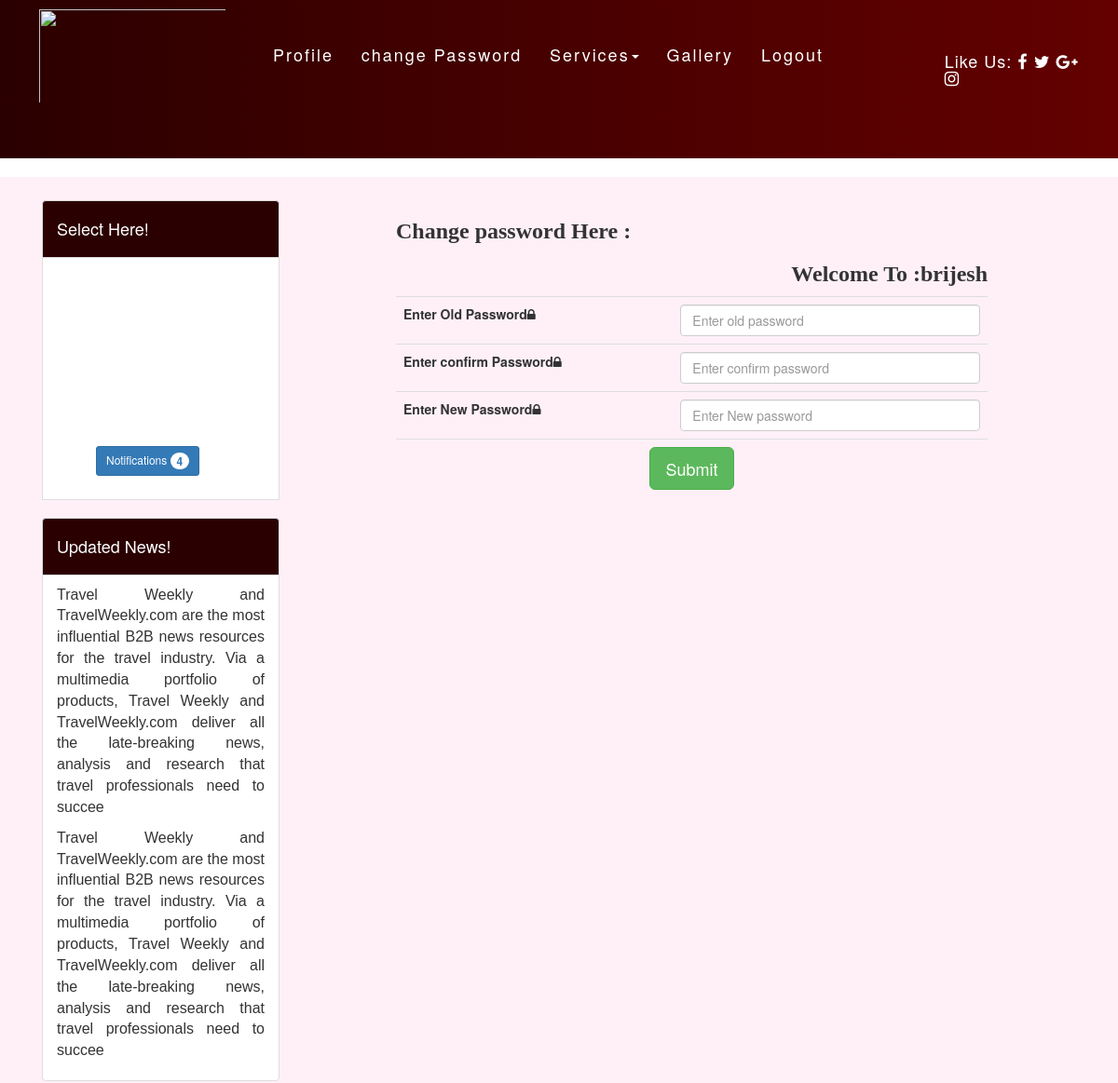
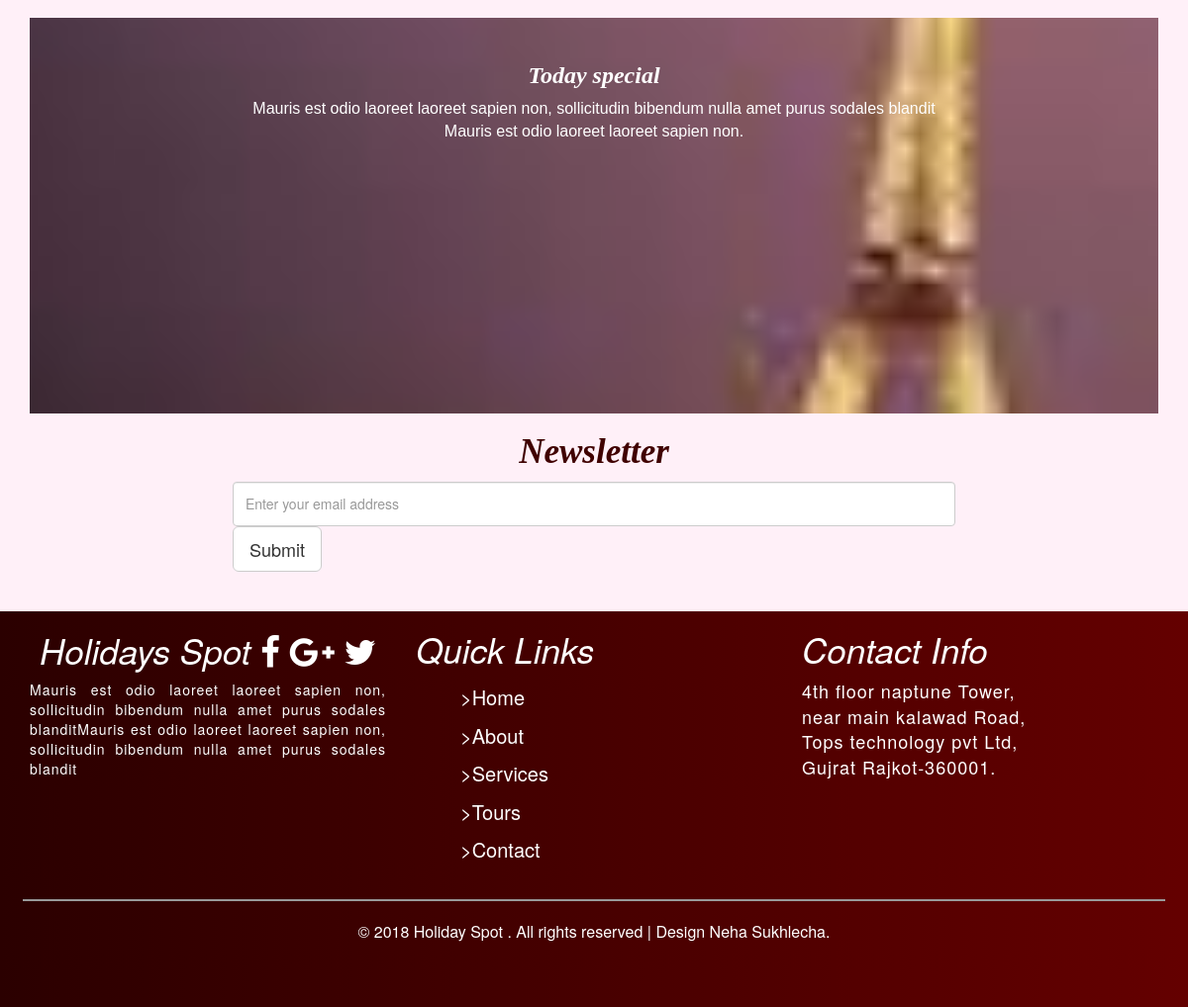
The page /changepassword.php (signed in) on the database its author committed (2 pictures, top to bottom).
### tables this page shows
CREATE TABLE `news` (
  `nwid` int(11) NOT NULL,
  `ntitle` varchar(255) NOT NULL,
  `ndescription` text NOT NULL
);

### changepassword.php (the view, shortened to what this page needs)
<?php
include("config.php");
?>
<!DOCTYPE html PUBLIC "-//W3C//DTD XHTML 1.0 Transitional//EN" "http://www.w3.org/TR/xhtml1/DTD/xhtml1-transitional.dtd">
<html xmlns="http://www.w3.org/1999/xhtml">
<head>
<link rel="stylesheet" href="css/bootstrap.min.css" />
<link rel="stylesheet" href="css/font-awesome.min.css" />
<link rel="stylesheet" href="css/style.css" />
</head>
<body>
<?php include("header.php");?>
<div class="content">
<div id="latestpackeges">
<div class="container-fluid">
<div class="row">
<div class="col-md-12 col-xs-12">
<div id="sidebar">
<div class="col-md-3 col-xs-12">
<div class="list-group">
<div class="list-group-item" style="background-color: #2B0000"><h4 style="color: white">Select Here!</h4></div>
<div class="list-group-item">
<ul>
<li><a href="profile.php">Profile</a></li>
<li><a href="profile.php">Our Services</a></li>
<li><a href="changepassword.php">ChangePassword</a></li>
<li><a href="profile.php">Best Packeges</a></li>
<li><a href="profile.php">Our Ameneties</a></li>
<li><a href="profile.php">Book order<button type="button" class="btn btn-primary btn-sm">
  Notifications <span class="badge badge-light">4</span>
</button></a></li>
</ul>
</div>
<br>
<div class="list-group">
<div class="list-group-item" style="background-color: #2B0000"><h4 style="color: white">Updated News!</h4></div>
<div class="list-group-item">
<?php
$sel="select * from news order by ndescription DESC";
$ex=$con->query($sel);
while($fet=$ex->fetch_array())
{
?>
<marquee direction='up'><p align="justify"><?php echo $fet["ndescription"];?></p></marquee>
<?php
}
?>
</div>
</div>
</div>
</div>
<div class="col-md-7 col-xs-12 col-md-offset-1">
<h3>Change password Here :</h3>
<h3 align="right">Welcome To :<?php  echo $_SESSION["uname"];?></h3>
<form method="post">
<div class="form-group">
<table align="center" class="table table-responsive">
<tr>
<th>Enter Old Password<span class="fa fa-lock"></span></th>
<td><input type="password" name="opass" class="form-control" required="" placeholder="Enter old password"></td>
</tr>
<tr>
<th>Enter confirm Password<span class="fa fa-lock"></span></th>
<td><input type="password" name="cpass" class="form-control" required="" placeholder="Enter confirm password"></td>
</tr>
<tr>
<th>Enter New Password<span class="fa fa-lock"></span></th>
<td><input type="password" name="npass" class="form-control" required="" placeholder="Enter New password"></td>
</tr>
<tr>
  <td align="center" colspan="2"><input type="submit" name="chng" value="Submit" class="btn btn-lg btn-success">
</table>
</div>
</form>
</div>
</div>
</div>
</div>
<div id="special">
<div class="container-fluid">
<div class="row">
<div class="col-md-12 col-xs-12">
<h3 style="color:#FFF" align="center"><i>Today special </i></h3>
<p align="center" style="color:#FFF">Mauris est odio laoreet laoreet sapien non, sollicitudin bibendum nulla amet purus sodales blandit
<br />Mauris est odio laoreet laoreet sapien non.
</p>
</div>
</div>
</div>
</div>
</div>
<div id="newsletter">
<div class="container-fluid">
<div class="row">
<div class="col-md-12 col-xs-12">
<h3 style="color:#400000; font-size:35px" align="center"><i>Newsletter </i></h3>
<form method="post">
<div class="form-group col-md-8 col-xs-12 col-md-offset-2">
<input type="text" name="em" placeholder="Enter your email address" class="form-control" style="height:45px;" />
<input type="submit" name="sub" value="Submit" class="btn btn-default btn-lg" />
</div>
</form>
</div>
</div>
</div>
</div>
</div>
<?php include("footer.php");?>
<?php
include("login.php");
?>
</div>
</body>
</html>

### css/style.css (style rules this page uses)
body { margin:0px; padding:0px; }
a:link { color:#FFF !important; }
.content { width:100%; height:auto; }
#latestpackeges { width:100%; margin-left:0%; background-color:#FFF0F8; padding:25px 15px; }
#latestpackeges h3 { font-weight:bold; font-family:italic; font-family:"Levenim MT"; }
#latestpackeges p { font-size:16px; font-family:"Trebuchet MS", Arial, Helvetica, sans-serif; }
#special { width:100%; height:400px; padding:25px 15px; background-image:url(../images/travel.jpg); background-attachment:fixed; background-size:cover; }
ul li { text-decoration:none; list-style-type:none; padding:5px 2px; }
a:link { text-decoration:none; list-style-type:none; color:#FFF; padding:5px 3px; }

### changepassword.php (style rules this page uses)
#sidebar ul li { fontpadding: 15px 10px; font-size: 16px; }

### rows shown on the page
news: ndescription "Travel Weekly and TravelWeekly.com are the most influential B2B news resources for the travel industry. Via a multimedia portfolio of products, Travel Weekly and TravelWeekly.com deliver all the late-breaking news, analysis and research that travel professionals need to succee"
news: ndescription "Travel Weekly and TravelWeekly.com are the most influential B2B news resources for the travel industry. Via a multimedia portfolio of products, Travel Weekly and TravelWeekly.com deliver all the late-breaking news, analysis and research that travel professionals need to succee"

### other values the page prints
$_SESSION["uname"] "brijesh"
